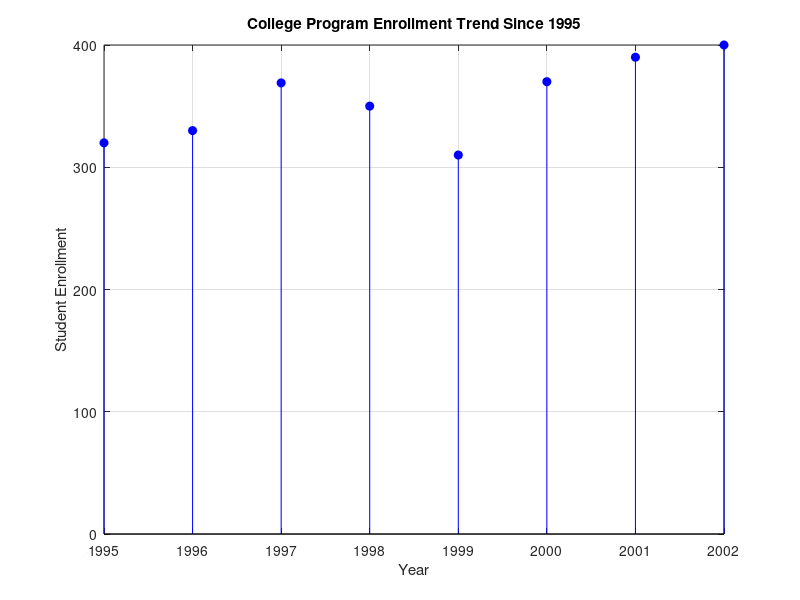

MATLAB code for this plot:
years = [1995, 1996, 1997, 1998, 1999, 2000, 2001, 2002];
enrollment = [320, 330, 369, 350, 310, 370, 390, 400];

% Create a bar graph
figure;
stem(years, enrollment, 'b', 'filled');
xlabel('Year');
ylabel('Student Enrollment');
title('College Program Enrollment Trend Since 1995');
grid on;